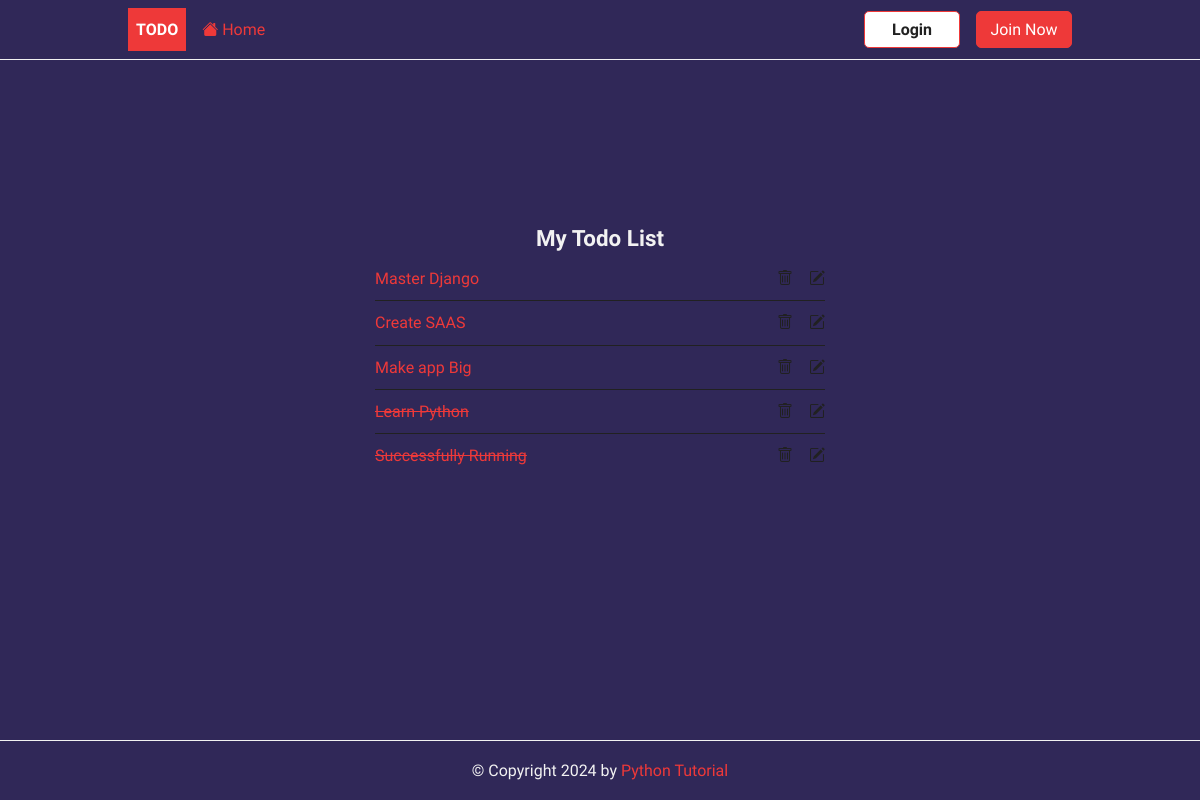
/tasks/, run on an earlier commit of the app's database.
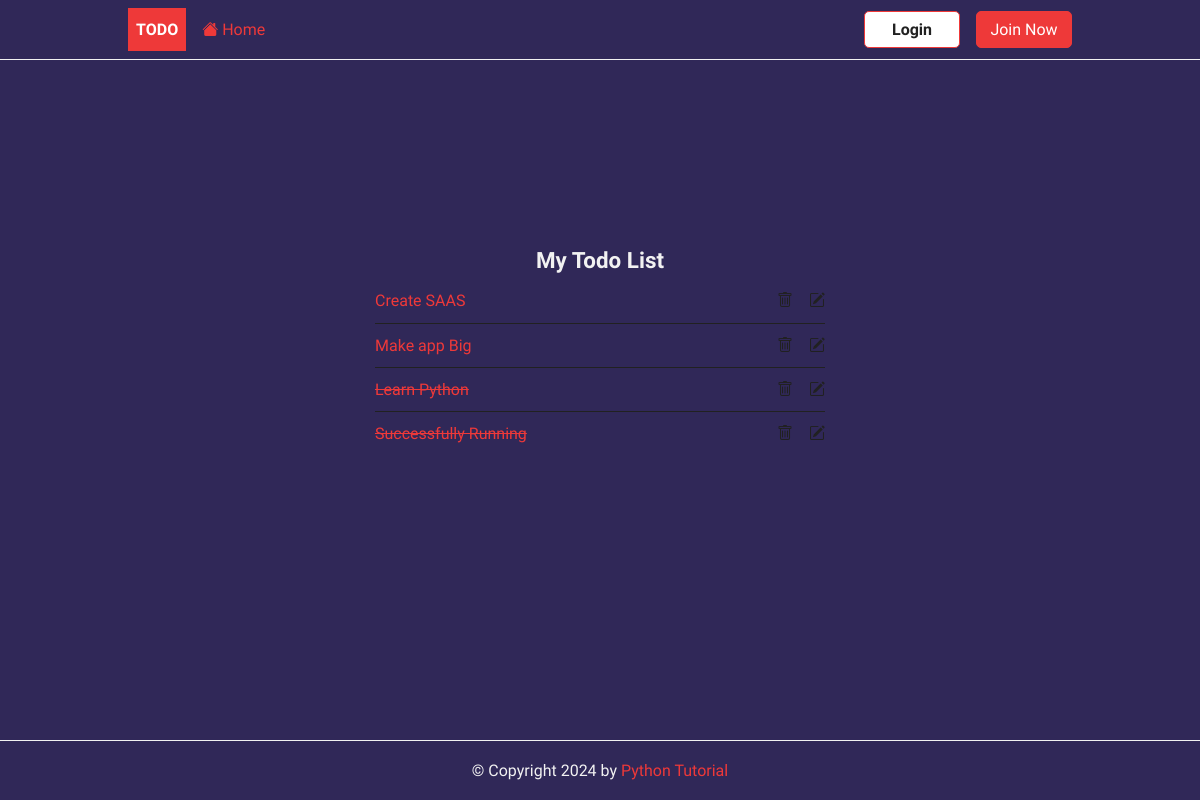
And on a later commit of the database.
### todo/models.py (models this page shows, shortened)
class Task(models.Model):
    title = models.CharField(max_length=255)
    description = models.TextField(null=True, blank=True)
    completed = models.BooleanField(default=False)
    created_at = models.DateTimeField(auto_now_add=True)
    user = models.ForeignKey(User,on_delete=models.CASCADE,null=True)
    class Meta:
        ordering = ['completed']

### todo/views.py (the view)
# urls.py: path('tasks/',TaskList.as_view(),name='tasks'),
class TaskList(ListView):
    model = Task
    context_object_name = 'tasks'

### todo/templates/todo/task_list.html
{% extends "base.html" %}
{% block content %}
<div class="center" >
<h2>My Todo List</h2>
{% if tasks %}
    <ul class="tasks">
        {% for task in tasks  %}
            <li>
                <a href=" {% url 'task' task.id %} " class=" {% if task.completed %}
                completed {% endif %} ">{{task.title}}</a>
                <div class="task-controls">
                    <a href="{% url 'task-delete' task.id %}"> <i class="bi bi-trash" ></i> </a>
                    <a href="{% url 'task-update' task.id %}"> <i class="bi bi-pencil-square" ></i> </a>
                </div>
            </li>
        {% endfor %}
        {% else %}
        <p> you have no pendings Tasks
            <a href="{% url 'task-create' %}">
                Create Task
            </a>
        </p>
    {% endif %}
</ul>
</div>
{% endblock content %}

What changed in the data, as far as the page shows it:
removed Task: title "Master Django"
